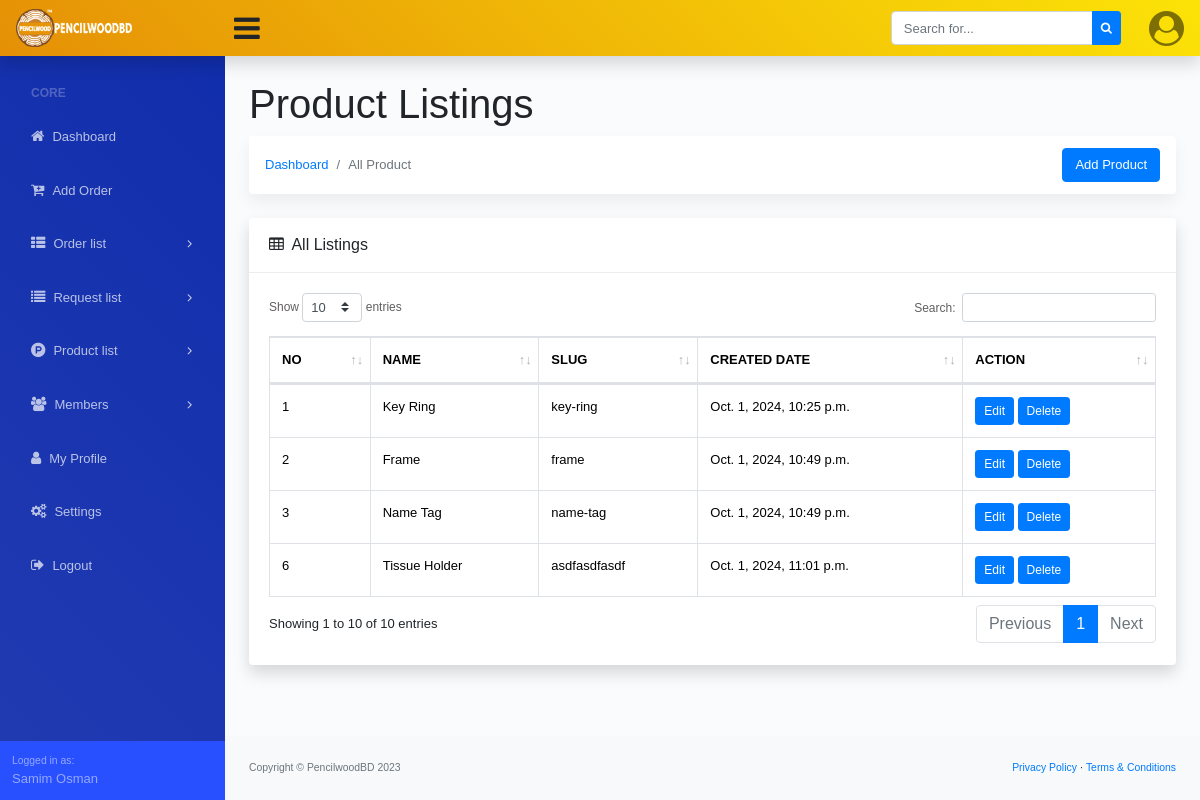
/product-list/ (signed in), run on an earlier commit of the app's database.
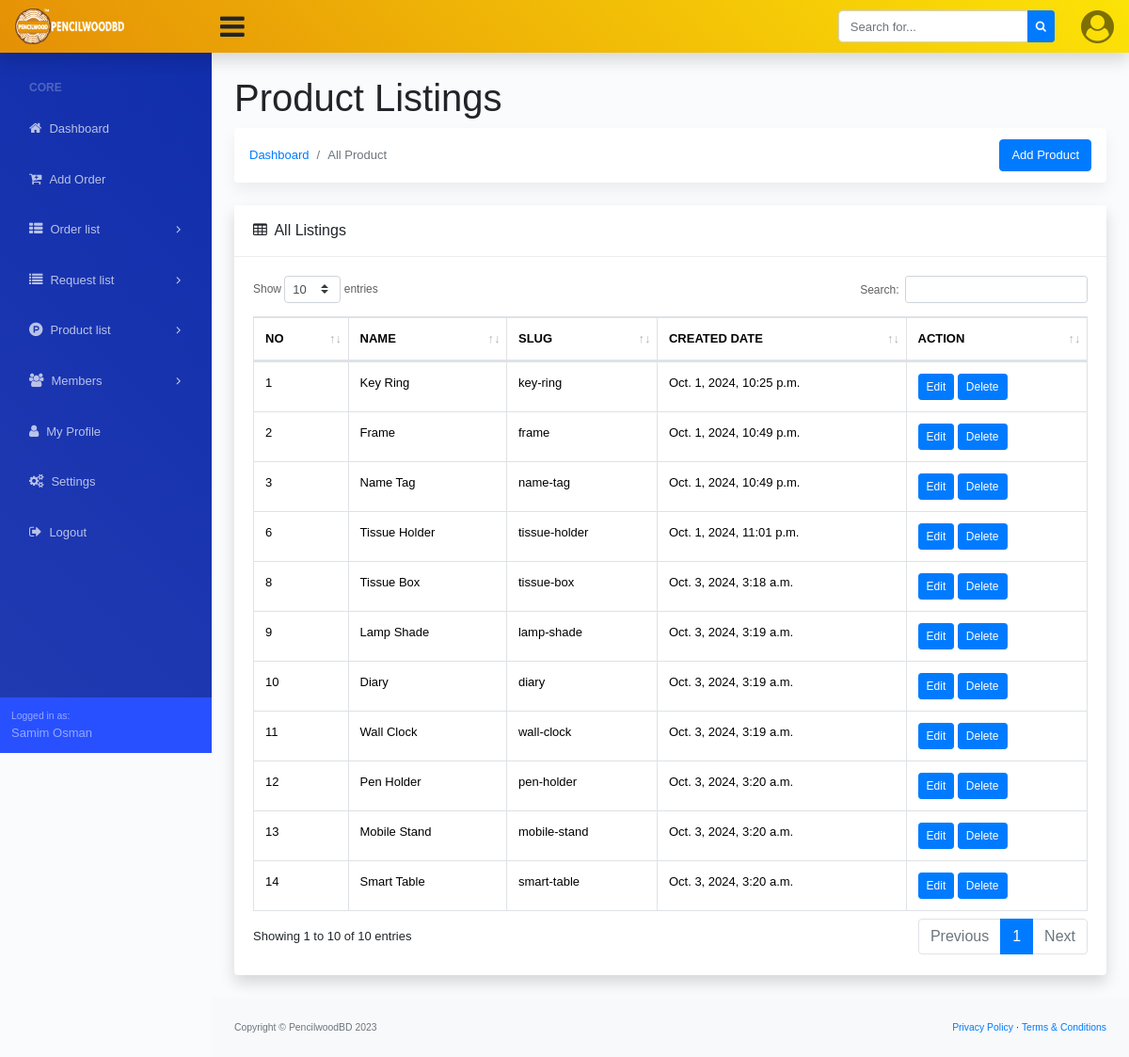
And on a later commit of the database.
### order/models.py (models this page shows, shortened)
class Product(models.Model):
    name = models.CharField(max_length=250)
    slug = models.SlugField(max_length=250, blank=True, null=True)
    created_date = models.DateTimeField(auto_now_add=True)

### dashboard/views.py (the view)
# urls.py: path('product-list/', ProductListView.as_view(), name='product_list'),
class ProductListView(LoginRequiredMixin, ListView):
    model = Product
    template_name = 'product/product_list.html'  # Your template for listing
    context_object_name = 'products'

### dashboard/context_processor.py (called while the page is built)
def website_settings(request):
    website_setting = Site_Settings.objects.all().first()
    return {'website_setting': website_setting}

### templates/product/product_list.html (shortened to what the changed rows need)
{% extends '../base.html' %}
{% block dashboard_body %}
<main>
    <div class="container-fluid">
        <h1 class="mt-4">Product Listings</h1>
        <div class="row">
            <div class="col-xl-12">
                <div class="card mb-4">
                    <div class="card-body">
                        <div class="table-responsive">
                            <div id="dataTable_wrapper" class="dataTables_wrapper dt-bootstrap4 no-footer">
                                <div class="row">
                                    <div class="col-sm-12">
                                        <table class="table table-bordered dataTable no-footer" id="dataTable"
                                            width="100%" cellspacing="0" role="grid" aria-describedby="dataTable_info"
                                            style="width: 100%;">
                                            <thead>
                                                <tr class="text-uppercase" role="row">
                                                    <th class="sorting" tabindex="0" aria-controls="dataTable"
                                                        rowspan="1" colspan="1"
                                                        aria-label="No: activate to sort column ascending"
                                                        style="width: fixed;">No</th>
                                                    <th class="sorting" tabindex="0" aria-controls="dataTable"
                                                        rowspan="1" colspan="1"
                                                        aria-label="Name: activate to sort column ascending" ">Name</th>
                                                    <th class=" sorting" tabindex="0" aria-controls="dataTable"
                                                        rowspan="1" colspan="1"
                                                        aria-label="Slug: activate to sort column ascending" ">Slug</th>
                                                    <th class=" sorting" tabindex="0" aria-controls="dataTable"
                                                        rowspan="1" colspan="1"
                                                        aria-label="Created Date: activate to sort column ascending">
                                                        Created Date</th>
                                                    <th class="sorting" tabindex="0" aria-controls="dataTable"
                                                        rowspan="1" colspan="1"
                                                        aria-label="Action: activate to sort column ascending">Action
                                                    </th>
                                                </tr>
                                            </thead>
                                            <tbody>
                                                {% for product in products %}
                                                <tr role="row" class="odd">
                                                    <td> {{product.id}}</td>
                                                    <td>{{product.name}}</td>
                                                    <td>
                                                        {{product.slug}}
                                                    </td>
                                                    <td>
                                                        {{product.created_date}}
                                                    </td>
                                                    <td>
                                                        <a href="{% url 'product-update' product.id %}"
                                                            class="btn btn-primary btn-sm">
                                                            Edit
                                                        </a>
                                                        <a href="{% url 'product-delete' product.id %}"
                                                            class="btn btn-primary btn-sm">
                                                            Delete
                                                        </a>
                                                    </td>
                                                </tr>
                                                {% endfor %}
                                            </tbody>
                                        </table>
                                    </div>
                                </div>
                            </div>
                        </div>
                    </div>
                </div>
            </div>
        </div>
    </div>
</main>
{% endblock dashboard_body %}

What changed in the data, as far as the page shows it:
changed Product "Tissue Holder": slug "asdfasdfasdf" → "tissue-holder"
added Product: id "8", name "Tissue Box", slug "tissue-box", created_date "Oct. 3, 2024, 3:18 a.m."
added Product: id "9", name "Lamp Shade", slug "lamp-shade", created_date "Oct. 3, 2024, 3:19 a.m."
added Product: id "10", name "Diary", slug "diary", created_date "Oct. 3, 2024, 3:19 a.m."
added Product: id "11", name "Wall Clock", slug "wall-clock", created_date "Oct. 3, 2024, 3:19 a.m."
added Product: id "12", name "Pen Holder", slug "pen-holder", created_date "Oct. 3, 2024, 3:20 a.m."
added Product: id "13", name "Mobile Stand", slug "mobile-stand", created_date "Oct. 3, 2024, 3:20 a.m."
added Product: id "14", name "Smart Table", slug "smart-table", created_date "Oct. 3, 2024, 3:20 a.m."
